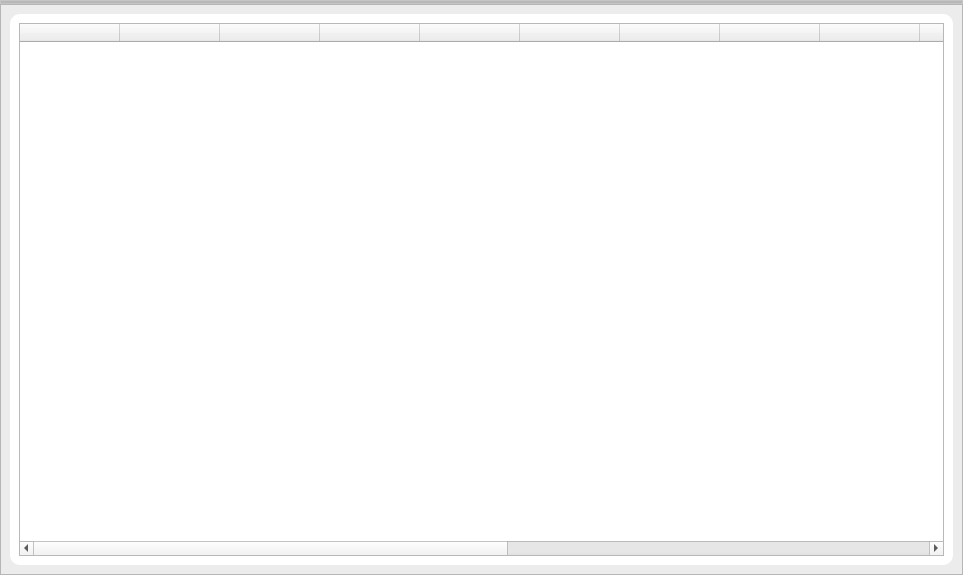
                  <widget class="QWidget" name="scrollAreaWidgetContents">
                   <property name="geometry">
                    <rect>
                     <x>0</x>
                     <y>0</y>
                     <width>963</width>
                     <height>575</height>
                    </rect>
                   </property>
                   <layout class="QVBoxLayout" name="verticalLayout_7">
                    <property name="spacing">
                     <number>0</number>
                    </property>
                    <property name="leftMargin">
                     <number>0</number>
                    </property>
                    <property name="topMargin">
                     <number>0</number>
                    </property>
                    <property name="rightMargin">
                     <number>0</number>
                    </property>
                    <property name="bottomMargin">
                     <number>0</number>
                    </property>
                    <item>
                     <widget class="QFrame" name="frame_showC">
                      <property name="minimumSize">
                       <size>
                        <width>0</width>
                        <height>0</height>
                       </size>
                      </property>
                      <property name="maximumSize">
                       <size>
                        <width>16777215</width>
                        <height>100</height>
                       </size>
                      </property>
                      <property name="styleSheet">
                       <string notr="true">QFrame#frame_showC{
border-bottom: 1px solid #ffffff;
background-color: rgb(255, 255, 255);
}
</string>
                      </property>
                      <property name="frameShape">
                       <enum>QFrame::StyledPanel</enum>
                      </property>
                      <property name="frameShadow">
                       <enum>QFrame::Raised</enum>
                      </property>
                      <layout class="QVBoxLayout" name="verticalLayout_8">
                       <property name="spacing">
                        <number>0</number>
                       </property>
                       <property name="leftMargin">
                        <number>0</number>
                       </property>
                       <property name="topMargin">
                        <number>0</number>
                       </property>
                       <property name="rightMargin">
                        <number>0</number>
                       </property>
                       <property name="bottomMargin">
                        <number>0</number>
                       </property>
                       <item>
                        <widget class="QFrame" name="frame_20">
                         <property name="maximumSize">
                          <size>
                           <width>16777215</width>
                           <height>16777215</height>
                          </size>
                         </property>
                         <property name="frameShape">
                          <enum>QFrame::StyledPanel</enum>
                         </property>
                         <property name="frameShadow">
                          <enum>QFrame::Raised</enum>
                         </property>
                         <layout class="QHBoxLayout" name="horizontalLayout_12">
                          <property name="spacing">
                           <number>0</number>
                          </property>
                          <property name="leftMargin">
                           <number>0</number>
                          </property>
                          <property name="topMargin">
                           <number>0</number>
                          </property>
                          <property name="rightMargin">
                           <number>0</number>
                          </property>
                          <property name="bottomMargin">
                           <number>0</number>
                          </property>
                         </layout>
                        </widget>
                       </item>
                      </layout>
                     </widget>
                    </item>
                    <item>
                     <widget class="QFrame" name="frame_17">
                      <property name="styleSheet">
                       <string notr="true">QFrame#frame_17{
background-color: rgb(236, 236, 236);
}</string>
                      </property>
                      <property name="frameShape">
                       <enum>QFrame::StyledPanel</enum>
                      </property>
                      <property name="frameShadow">
                       <enum>QFrame::Raised</enum>
                      </property>
                      <layout class="QVBoxLayout" name="verticalLayout_10">
                       <property name="spacing">
                        <number>0</number>
                       </property>
                       <property name="leftMargin">
                        <number>0</number>
                       </property>
                       <property name="topMargin">
                        <number>0</number>
                       </property>
                       <property name="rightMargin">
                        <number>0</number>
                       </property>
                       <property name="bottomMargin">
                        <number>0</number>
                       </property>
                       <item>
                        <widget class="QStackedWidget" name="stackedWidget">
                         <property name="styleSheet">
                          <string notr="true">QStackWidget#stackedWidget{

}</string>
                         </property>
                         <property name="currentIndex">
                          <number>1</number>
                         </property>
                         <widget class="QWidget" name="page_tablewidget">
                          <layout class="QHBoxLayout" name="horizontalLayout_21">
                           <property name="spacing">
                            <number>15</number>
                           </property>
                          </layout>
                         </widget>
                         <widget class="QWidget" name="page_showPage">
                          <layout class="QVBoxLayout" name="verticalLayout_58">
                           <item>
                            <widget class="QFrame" name="frame_13">
                             <property name="styleSheet">
                              <string notr="true">QFrame#frame_13{
border-radius:10px;
	background-color: rgb(255, 255, 255);
}</string>
                             </property>
                             <property name="frameShape">
                              <enum>QFrame::StyledPanel</enum>
                             </property>
                             <property name="frameShadow">
                              <enum>QFrame::Raised</enum>
                             </property>
                             <layout class="QVBoxLayout" name="verticalLayout_9">
                              <item>
                               <widget class="QTableWidget" name="tablewidget_page">
                                <property name="minimumSize">
                                 <size>
                                  <width>0</width>
                                  <height>0</height>
                                 </size>
                                </property>
                                <property name="sizeIncrement">
                                 <size>
                                  <width>0</width>
                                  <height>0</height>
                                 </size>
                                </property>
                                <property name="font">
                                 <font>
                                  <pointsize>9</pointsize>
                                 </font>
                                </property>
                                <property name="editTriggers">
                                 <set>QAbstractItemView::NoEditTriggers</set>
                                </property>
                                <property name="dragEnabled">
                                 <bool>false</bool>
                                </property>
                                <property name="alternatingRowColors">
                                 <bool>false</bool>
                                </property>
                                <property name="showGrid">
                                 <bool>false</bool>
                                </property>
                                <property name="gridStyle">
                                 <enum>Qt::NoPen</enum>
                                </property>
                                <property name="sortingEnabled">
                                 <bool>false</bool>
                                </property>
                                <property name="wordWrap">
                                 <bool>true</bool>
                                </property>
                                <property name="cornerButtonEnabled">
                                 <bool>true</bool>
                                </property>
                                <property name="rowCount">
                                 <number>0</number>
                                </property>
                                <property name="columnCount">
                                 <number>17</number>
                                </property>
                                <attribute name="horizontalHeaderVisible">
                                 <bool>true</bool>
                                </attribute>
                                <attribute name="horizontalHeaderCascadingSectionResizes">
                                 <bool>false</bool>
                                </attribute>
                                <attribute name="horizontalHeaderHighlightSections">
                                 <bool>false</bool>
                                </attribute>
                                <attribute name="horizontalHeaderMinimumSectionSize">
                                 <number>5</number>
                                </attribute>
                                <attribute name="horizontalHeaderShowSortIndicator" stdset="0">
                                 <bool>false</bool>
                                </attribute>
                                <attribute name="horizontalHeaderStretchLastSection">
                                 <bool>true</bool>
                                </attribute>
                                <attribute name="verticalHeaderVisible">
                                 <bool>false</bool>
                                </attribute>
                                <attribute name="verticalHeaderCascadingSectionResizes">
                                 <bool>false</bool>
                                </attribute>
                                <attribute name="verticalHeaderDefaultSectionSize">
                                 <number>20</number>
                                </attribute>
                                <attribute name="verticalHeaderHighlightSections">
                                 <bool>true</bool>
                                </attribute>
                                <attribute name="verticalHeaderMinimumSectionSize">
                                 <number>20</number>
                                </attribute>
                                <attribute name="verticalHeaderShowSortIndicator" stdset="0">
                                 <bool>false</bool>
                                </attribute>
                                <attribute name="verticalHeaderStretchLastSection">
                                 <bool>false</bool>
                                </attribute>
                                <column>
                                 <property name="text">
                                  <string/>
                                 </property>
                                </column>
                                <column>
                                 <property name="text">
                                  <string/>
                                 </property>
                                </column>
                                <column>
                                 <property name="text">
                                  <string/>
                                 </property>
                                </column>
                                <column>
                                 <property name="text">
                                  <string/>
                                 </property>
                                </column>
                                <column>
                                 <property name="text">
                                  <string/>
                                 </property>
                                </column>
                                <column>
                                 <property name="text">
                                  <string/>
                                 </property>
                                </column>
                                <column>
                                 <property name="text">
                                  <string/>
                                 </property>
                                </column>
                                <column>
                                 <property name="text">
                                  <string/>
                                 </property>
                                </column>
                                <column>
                                 <property name="text">
                                  <string/>
                                 </property>
                                </column>
                                <column>
                                 <property name="text">
                                  <string/>
                                 </property>
                                </column>
                                <column>
                                 <property name="text">
                                  <string/>
                                 </property>
                                </column>
                                <column>
                                 <property name="text">
                                  <string/>
                                 </property>
                                </column>
                                <column>
                                 <property name="text">
                                  <string/>
                                 </property>
                                </column>
                                <column>
                                 <property name="text">
                                  <string/>
                                 </property>
                                </column>
                                <column>
                                 <property name="text">
                                  <string/>
                                 </property>
                                </column>
                                <column>
                                 <property name="text">
                                  <string/>
                                 </property>
                                </column>
                                <column>
                                 <property name="text">
                                  <string/>
                                 </property>
                                </column>
                               </widget>
                              </item>
                             </layout>
                            </widget>
                           </item>
                          </layout>
                         </widget>
                        </widget>
                       </item>
                      </layout>
                     </widget>
                    </item>
                   </layout>
                  </widget>
